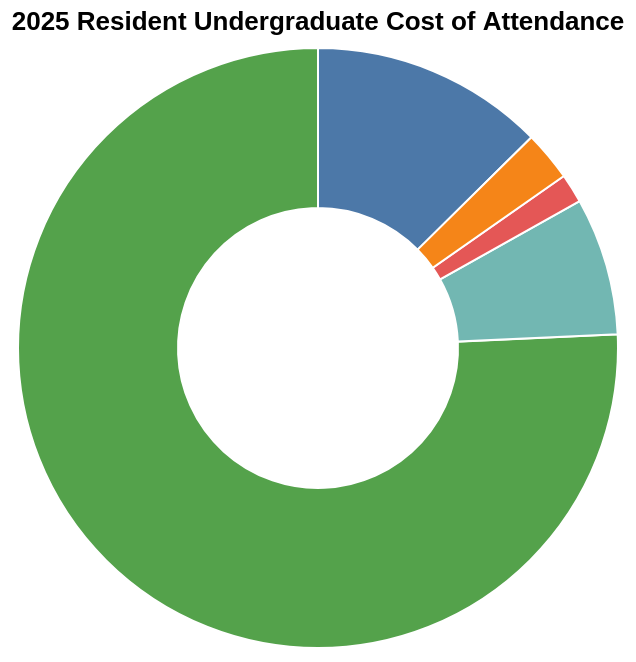

Here is the Vega-Lite specification saved for this chart:
### Vega-Lite specification from a JSON file in a GitHub repository (floating-point values rounded to 4 significant figures)
{"title": "2025 Resident Undergraduate Cost of Attendance", "$schema": "https://vega.github.io/schema/vega-lite/v6.json", "description": "2025 Resident Undergraduate Cost of Attendance", "data": {"values": [{"category": "Tuition", "value": 6801}, {"category": "Student Services Fee", "value": 666}, {"category": "Berkeley Campus Fee", "value": 1132.0}, {"category": "Instructional Resilience & Enhancement Fee", "value": 141}, {"category": "Document Management Fee", "value": 241}]}, "layer": [{"mark": {"type": "arc", "innerRadius": 70, "outerRadius": 150, "stroke": "#fff", "tooltip": true}, "encoding": {"theta": {"field": "value", "type": "quantitative"}, "color": {"field": "category", "type": "nominal", "legend": null}}}]}
